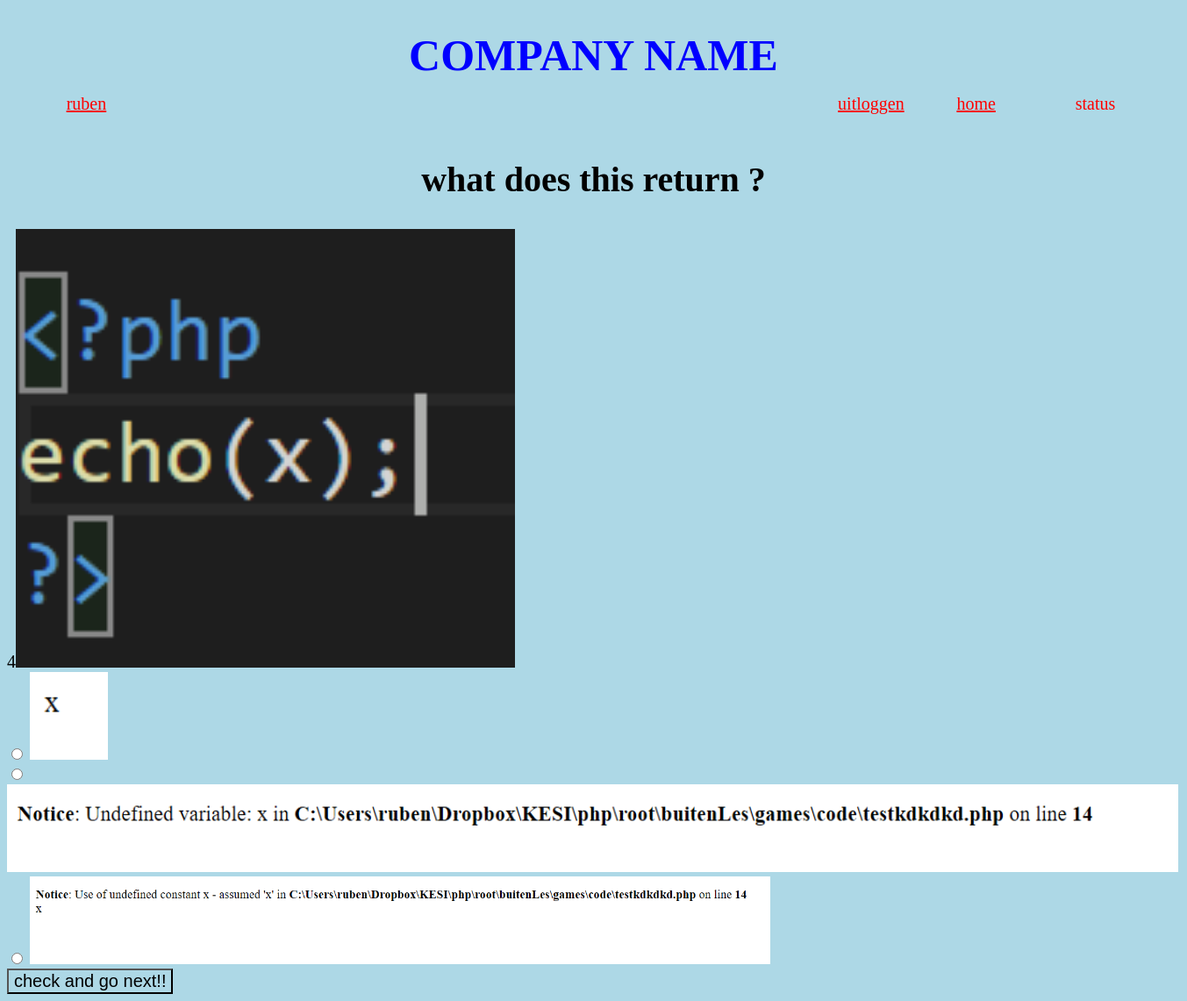
/code/ITQuiz.php (signed in), run on the app's committed database.
### tables this page shows
CREATE TABLE `user` (
  `iduser` int(11) NOT NULL AUTO_INCREMENT,
  `username` varchar(45) DEFAULT NULL,
  `password` varchar(100) DEFAULT NULL,
  `admin` tinyint(4) DEFAULT NULL,
  PRIMARY KEY (`iduser`),
  UNIQUE KEY `iduser_UNIQUE` (`iduser`),
  UNIQUE KEY `username_UNIQUE` (`username`)
);

CREATE TABLE `itquizquestion` (
  `idITQuizQuestions` int(11) NOT NULL AUTO_INCREMENT,
  `question` varchar(90) DEFAULT NULL,
  `answer1` varchar(90) DEFAULT NULL,
  `answer2` varchar(90) DEFAULT NULL,
  `answer3` varchar(90) DEFAULT NULL,
  `correct` int(11) DEFAULT NULL,
  PRIMARY KEY (`idITQuizQuestions`)
);

### code/checkIfLogedIn.php (called while the page is built, shortened)
<?php
if (isset($_SESSION['iduser'])){
    $iduser = $_SESSION["iduser"];
}else {
    echo("id not found");
}
?>

### code/ITQuiz.php (the view, shortened to what this page needs)
<!DOCTYPE html>
<html lang="en" xmlns="http://www.w3.org/1999/xhtml">
<head>
    <link rel="stylesheet" type="text/css" href="../css/css.css">
</head>
<body>
<form action='ITQuiz.php' method='POST'>
<?php
include("dbConn.php");
include("checkIfLogedIn.php");
include("logedInBanner.php");
?>
<h2>what does this return ?</h2>
<?php
$sql = "SELECT count(*) FROM gamestore.itquizquestion";
$result = $conn->query($sql);
    $row = $result->fetch_assoc() ;
    $qCount = $row['count(*)'];
$qid = rand(1,$qCount);
echo($qid);
$sql = "SELECT * from itquizquestion WHERE idITQuizQuestions = $qid ";
$result = $conn->query($sql);
if ($result->num_rows > 0) {
    $row = $result->fetch_assoc() ;
     echo("<img src='../img/games/inBody/itQuiz/". $row['question'] . "' height='500'>");
     echo("<br> <input type='radio' id='q1' name='q' value='1'>  <img src='../img/games/inBody/itQuiz/". $row['answer1'] . "' height='100'>");
     echo("<br> <input type='radio' id='q2' name='q' value='2'>  <img src='../img/games/inBody/itQuiz/". $row['answer2'] . "' height='100'>");
     echo("<br> <input type='radio' id='q3' name='q' value='3'>  <img src='../img/games/inBody/itQuiz/". $row['answer3'] . "' height='100'>");
} else {
    echo "0 results";
}
?>
<br>
<input type='submit' value='check and go next!!' />
</form>
</body>
</html>

### code/logedInBanner.php
<?php
 $result = mysqli_query($conn,"SELECT * FROM user WHERE iduser = '$iduser'");
$row = $result->fetch_assoc();
echo("<div id='banner'> <h1>COMPANY NAME</h1><br /> ");
if (isset($_SESSION['iduser'])) {
echo ("<a id='naamInBanner' href='#' >". $row['username'] ."</a>" );
echo("<a id='logoutInBanner' href='../index.php'> uitloggen </a> ");
}
    echo("</a> <a href='games.php' id='homeInBanner'>home</a> <a id='statusInBanner'  >status</a> </div>");
?>

### css/css.css (style rules this page uses)
* { background-color: lightblue; -webkit-box-sizing: border-box; -moz-box-sizing: border-box; box-sizing: border-box; font-size: 20px; }
#banner { height: 50%; width: 100%; margin-bottom: 20px; }
#naamInBanner { position: absolute; margin-top: -3%; margin-left: 5%; background-color:none ; color: red; }
#logoutInBanner { position: absolute; margin-top: -3%; margin-left: 70%; background-color: none; color: red; }
#statusInBanner { position: absolute; margin-top: -3%; margin-left: 90%; background-color: none; color: red; }
#homeInBanner { position: absolute; margin-top: -3%; margin-left: 80%; background-color: none; color: red; }
h1 { text-align: center; font-size: 50px; color: blue; padding-top: 0px; padding-bottom: 0px; }
h2, h3, h4, h5, h6 { text-align: center; }

### code/ITQuiz.php (style rules this page uses)
h2 { font-size : 200%; }

### data on the page
user: username "ruben"
itquizquestion: question (picture), answer1 (picture), answer2 (picture), answer3 (picture)
